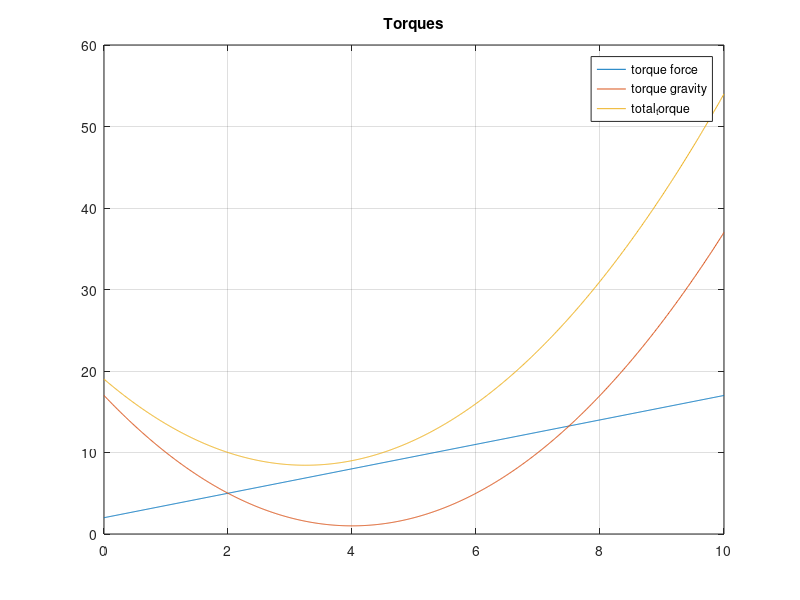

The MATLAB script that drew this image: (Note: this script raises an error after producing the figure.)
close all
clear all
clc

%%

q = 0:0.01:10;
tau_f = 1.5 * q + 2;
tau_g = (q-4).^2 + 1;
tau = tau_f + tau_g;

figure 
plot(q, tau_f)
hold on
grid on
plot(q, tau_g)
plot(q, tau);
legend("torque force", "torque gravity", "total_torque")
title("Torques")

%%

f = fatigue(1,1,tau);

figure 
plot(tau, f);
hold on
grid on